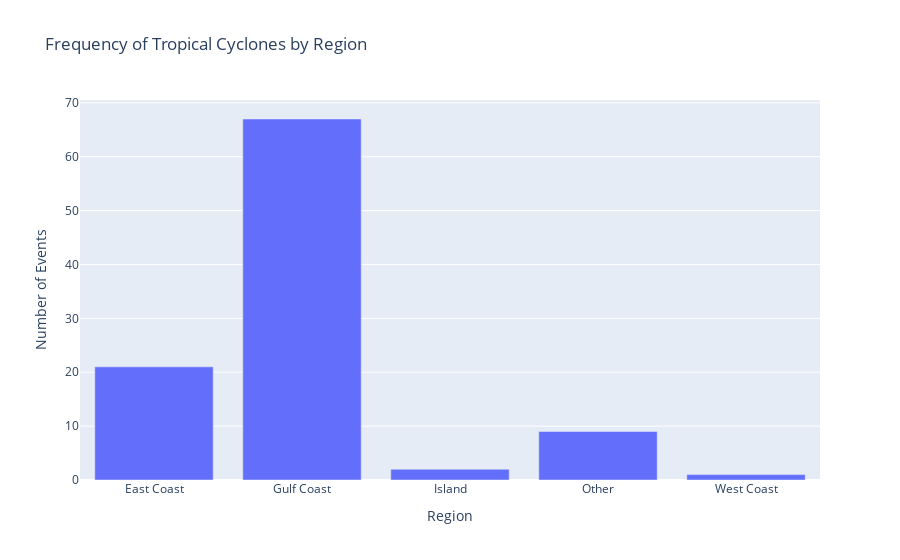

The notebook cell this image was saved under:
### Code cell
# Frequency of Events by Region
events_by_region = df.groupby('Region')['Event Name'].nunique().reset_index(name='Number of Events')

# Visualization
fig = px.bar(events_by_region, x='Region', y='Number of Events', title='Frequency of Tropical Cyclones by Region')
fig.show()

### Figure 1 — Plotly figure (JSON) as saved in the notebook; plotly's stock layout.template omitted (floating-point values rounded to 4 significant figures)
{"data": [{"alignmentgroup": "True", "hovertemplate": "Region=%{x}<br>Number of Events=%{y}<extra></extra>", "legendgroup": "", "marker": {"color": "#636efa", "pattern": {"shape": ""}}, "name": "", "offsetgroup": "", "orientation": "v", "showlegend": false, "textposition": "auto", "type": "bar", "x": ["East Coast", "Gulf Coast", "Island", "Other", "West Coast"], "xaxis": "x", "y": [21, 67, 2, 9, 1], "yaxis": "y"}], "layout": {"barmode": "relative", "legend": {"tracegroupgap": 0}, "title": {"text": "Frequency of Tropical Cyclones by Region"}, "xaxis": {"anchor": "y", "domain": [0, 1], "title": {"text": "Region"}}, "yaxis": {"anchor": "x", "domain": [0, 1], "title": {"text": "Number of Events"}}}}
